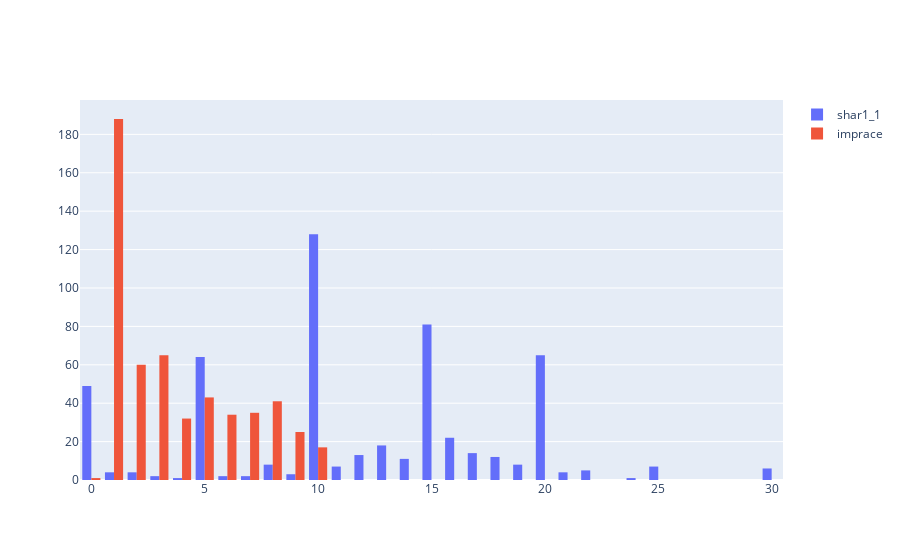

Write notebook code for a chart like this one.
### Code cell
# Plot 1
fig_exp1 = go.Histogram(x = int_vs_racial["shar1_1"], nbinsx=50, name="shar1_1")
fig_exp2 = go.Histogram(x = int_vs_racial["imprace"], nbinsx=11, name="imprace")
fig_exp_hist = go.Figure(data=[fig_exp1, fig_exp2])
fig_exp_hist.show()

### Figure 1 — Plotly figure (JSON) as saved in the notebook; plotly's stock layout.template omitted (floating-point values rounded to 4 significant figures; data arrays with more than 128 entries replaced by an {"elided": "..."} marker saying what was removed)
{"data": [{"name": "shar1_1", "nbinsx": 50, "type": "histogram", "x": {"elided": "541 float values"}}, {"name": "imprace", "nbinsx": 11, "type": "histogram", "x": {"elided": "541 int values"}}], "layout": {}}
